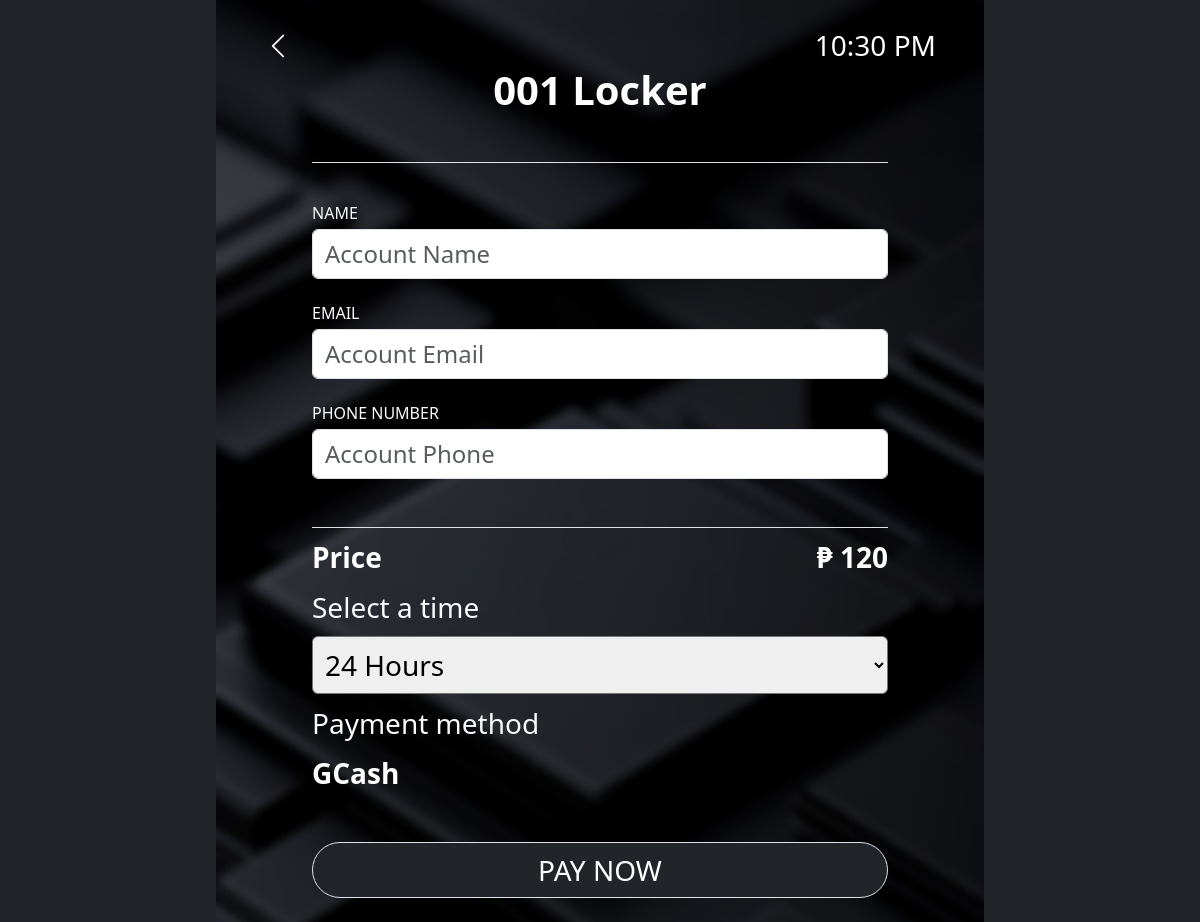
The page /views/kiosk/index.php?view=RENT&locker=1&price=550 on the database as committed earlier.
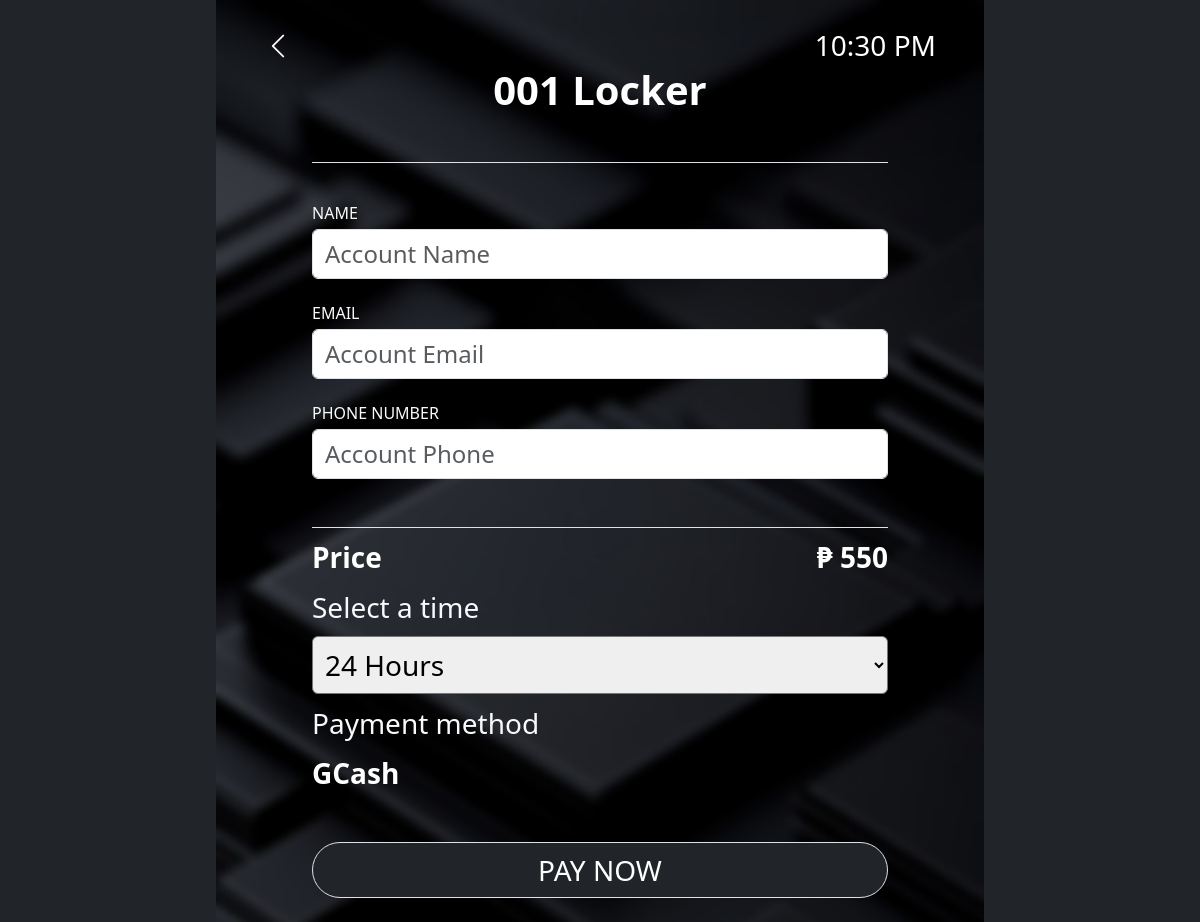
The same page on the database as committed later.
### tables this page shows
CREATE TABLE `smart_locker` (
  `id` int(11) NOT NULL,
  `locker` varchar(50) NOT NULL,
  `size` varchar(50) NOT NULL,
  `dimension` varchar(50) NOT NULL,
  `price` double(5,2) NOT NULL,
  `status` varchar(50) DEFAULT 'Available',
  `access` varchar(50) DEFAULT NULL,
  `date_created` date DEFAULT curdate()
);

### controller/DbController.php (called while the page is built, shortened)
<?php
include('../../connection/connection.php');
class smartBox extends DBController
{
    function specificLockerView($id)
    {
        $query = "CALL smart_lockerSpecificView(?)";
        $params = array(
            array(
                "param_type" => "i",
                "param_value" => $id
            )
        );
        $LockerResult = $this->getDBResult($query, $params);
        return $LockerResult;
    }
}
$portCont = new smartBox();
?>

### connection/connection.php (called while the page is built, shortened)
<?php
class DBController
{
    private $host = "localhost";
    private $user = "root";
    private $password = "";
    private $database = "smartbox_db";
    private $conn;
    function __construct()
    {
        $this->conn = mysqli_connect($this->host, $this->user, $this->password, $this->database);
    }
    function getDBResult($query, $params = array())
    {
        $sql_statement = $this->conn->prepare($query);
        if (! empty($params)) {
            $this->bindParams($sql_statement, $params);
        }
        $sql_statement->execute();
        $result = $sql_statement->get_result();
        if ($result->num_rows > 0) {
            while ($row = $result->fetch_assoc()) {
                $resultset[] = $row;
            }
        }
        if (! empty($resultset)) {
            return $resultset;
        }
    }
    function bindParams($sql_statement, $params)
    {
        $param_type = "";
        foreach ($params as $query_param) {
            $param_type .= $query_param["param_type"];
        }
        $bind_params[] = & $param_type;
        foreach ($params as $k => $query_param) {
            $bind_params[] = & $params[$k]["param_value"];
        }
        call_user_func_array(array(
            $sql_statement,
            'bind_param'
        ), $bind_params);
    }
}

### views/kiosk/routes/rent.php (the view, shortened to what this page needs)
<div class="container d-flex flex-column flex-fill text-white fs-3 px-5 py-4" style="max-width: 768px; background-image: url('../../public/assets/images/bg.jpg'); background-size: cover;">
        <div class="d-flex justify-content-between">
            <a href="?view=HOME" class="text-white"><i class="bi bi-chevron-left"></i></a>
            <div id="currentTime"></div>
        </div>
        <div class="d-flex flex-fill align-items-center justify-content-center px-5">
            <form method="POST" action="?action=RENT" class="w-100">
                <div class="text-center mb-4">
                    <h1 class="fw-bold border-bottom pb-5">
                        <?php echo $lockerResult[0]['locker'].' Locker';  ?>
                    </h1>
                </div>
                <div class="mb-2">
                    <label class="text-light fs-6">NAME</label>
                    <input type="text" name="name" class="form-control fs-4" id="name" placeholder="Account Name" required>
                </div>
                <div class="mb-2">
                    <label class="text-light fs-6">EMAIL</label>
                    <input type="email" name="email" class="form-control fs-4" id="email" placeholder="Account Email" required>
                </div>
                <div class="mb-2 border-bottom pb-5">
                    <label class="text-light fs-6">PHONE NUMBER</label>
                    <input type="tel" name="phone" class="form-control fs-4" id="phone" placeholder="Account Phone" required inputmode="numeric" pattern="[0-9]*" oninput="this.value = this.value.replace(/[^0-9]/g, '');">
                </div>
                <div class="d-flex justify-content-between mb-2 w-100">
                    <div class="fw-bold" id="sizeDisplay">Price</div>
                    <div class="fw-bold">₱ <?php echo $lockerResult[0]['price'];  ?></div>
                </div>
                <div class="mb-2">
                    <label for="timeSelect" class="text-start text-light mb-2">Select a time</label>
                    <select name="hours" class="rounded p-2 w-100" id="timeSelect">
                        <?php for ($i = 24; $i <= 24; $i++): ?>
                            <option value="<?= $i ?>"><?= $i ?> Hour<?= $i > 1 ? 's' : '' ?></option>
                        <?php endfor; ?>
                    </select>
                </div>
                <div class="mb-5">
                    <label class="text-start text-light mb-2">Payment method</label>
                    <div class="fw-bold">GCash</div>
                </div>
                <button type="submit" class="btn btn-dark border rounded-pill fs-3 w-100" name="submit">PAY NOW</button>
            </form>
        </div>
    </div>

Rows that differ between the two databases and show on the page:
changed smart_locker: price "120" → "550"
